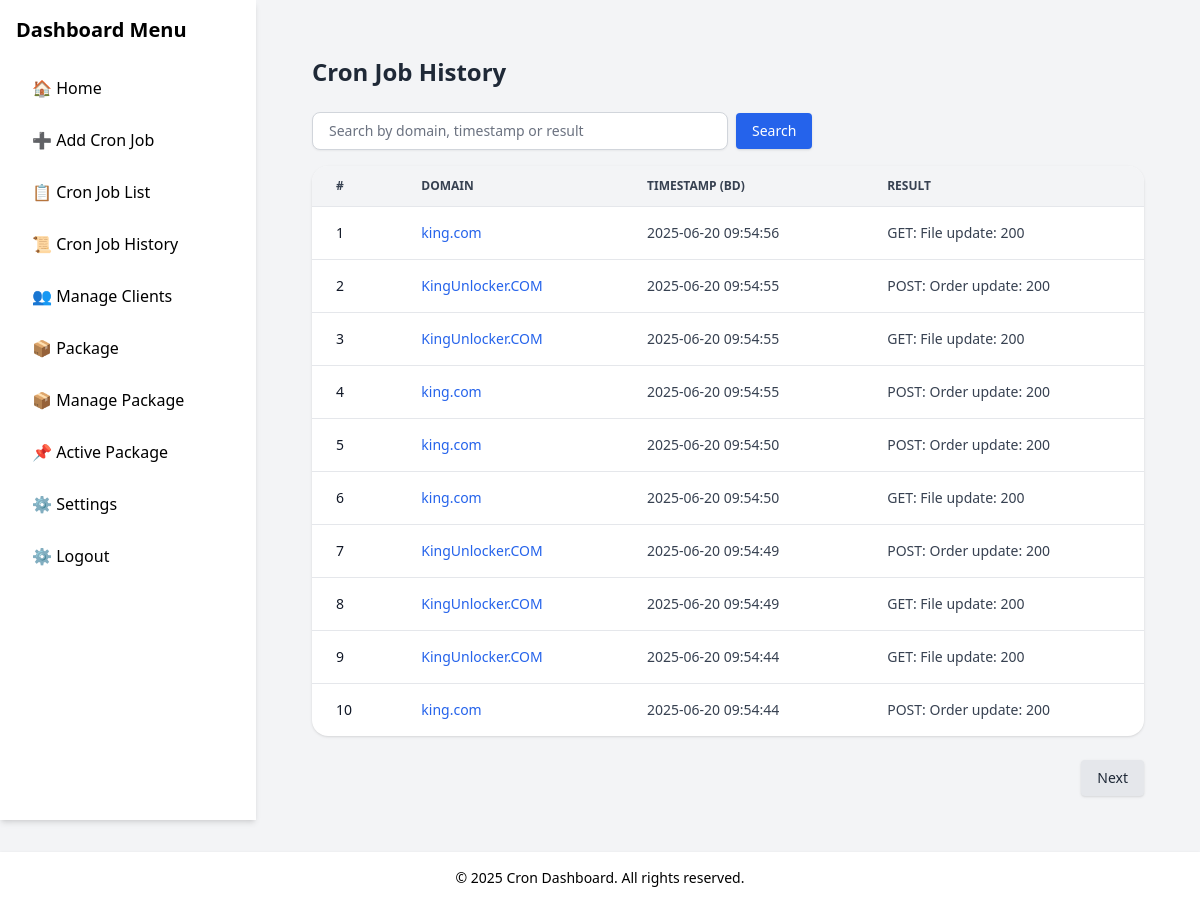
/history (signed in), run on the app's committed database.
### tables this page shows
CREATE TABLE cron_history (
                id INTEGER PRIMARY KEY AUTOINCREMENT,
                job_id INTEGER NOT NULL,
                timestamp TEXT NOT NULL,
                result TEXT NOT NULL, email TEXT,
                FOREIGN KEY (job_id) REFERENCES cron_jobs (id)
            );

### admin/app.py (the view)
@app.route('/history')
@login_required
def history():
    page = request.args.get('page', default=1, type=int)
    query = request.args.get('q', default="", type=str).strip().lower()
    per_page = 10
    offset = (page - 1) * per_page
    conn = get_db_connection()
    if query:
        like_query = f"%{query}%"
        results = conn.execute("""
            SELECT id, job_id, email, result, timestamp
            FROM cron_history
            WHERE CAST(job_id AS TEXT) LIKE ?
               OR LOWER(email) LIKE ?
               OR LOWER(result) LIKE ?
               OR LOWER(timestamp) LIKE ?
            ORDER BY timestamp DESC
            LIMIT ? OFFSET ?
        """, (like_query, like_query, like_query, like_query, per_page, offset)).fetchall()
        total = conn.execute("""
            SELECT COUNT(*)
            FROM cron_history
            WHERE CAST(job_id AS TEXT) LIKE ?
               OR LOWER(email) LIKE ?
               OR LOWER(result) LIKE ?
               OR LOWER(timestamp) LIKE ?
        """, (like_query, like_query, like_query, like_query)).fetchone()[0]
    else:
        results = conn.execute("""
            SELECT id, job_id, email, result, timestamp
            FROM cron_history
            ORDER BY timestamp DESC
            LIMIT ? OFFSET ?
        """, (per_page, offset)).fetchall()
        total = conn.execute("SELECT COUNT(*) FROM cron_history").fetchone()[0]
    conn.close()
    return render_template(
        'history.html',
        history=results,
        page=page,
        total=total,
        query=query,
        per_page=per_page
    )

### admin/app.py (called while the page is built)
def get_db_connection():
    conn = sqlite3.connect(DB_FILE)
    conn.row_factory = sqlite3.Row
    return conn

def login_required(f):
    @wraps(f)
    def decorated_function(*args, **kwargs):
        if "user_id" not in session:
            return redirect(url_for("login"))
        return f(*args, **kwargs)
    return decorated_function

### admin/templates/history.html (shortened to what this page needs)
{% extends "base.html" %}
{% block content %}
<div class="max-w-7xl mx-auto px-4 sm:px-6 lg:px-8 mt-8">
    <h2 class="text-2xl font-bold text-gray-800 mb-6">Cron Job History</h2>
    <form method="get" action="{{ url_for('history') }}" class="mb-4">
        <div class="flex flex-col sm:flex-row gap-2 sm:items-center">
            <input type="text" name="q" placeholder="Search by domain, timestamp or result"
                   value="{{ query or '' }}"
                   class="w-full sm:w-1/2 px-4 py-2 border border-gray-300 rounded-lg shadow-sm focus:outline-none focus:ring-2 focus:ring-blue-400 text-sm">
            <button type="submit"
                    class="px-4 py-2 bg-blue-600 text-white rounded shadow hover:bg-blue-700 text-sm">
                Search
            </button>
        </div>
    </form>
    <div class="overflow-x-auto bg-white shadow rounded-2xl">
        <table class="min-w-full divide-y divide-gray-200 text-sm text-left">
            <thead class="bg-gray-100 text-gray-700 uppercase text-xs font-semibold">
                <tr>
                    <th class="px-6 py-3">#</th>
                    <th class="px-6 py-3">Domain</th>
                    <th class="px-6 py-3">Timestamp (BD)</th>
                    <th class="px-6 py-3">Result</th>
                </tr>
            </thead>
            <tbody class="divide-y divide-gray-200">
                {% for item in history %}
                <tr class="hover:bg-gray-50">
                    <td class="px-6 py-4 text-gray-900">{{ loop.index + ((page - 1) * 10) }}</td>
                    <td class="px-6 py-4 text-blue-600 break-all font-medium">{{ item.job_id }}</td>
                    <td class="px-6 py-4 text-gray-700">{{ item.timestamp }}</td>
                    <td class="px-6 py-4 text-gray-700">{{ item.result }}</td>
                </tr>
                {% else %}
                <tr>
                    <td colspan="4" class="text-center py-6 text-gray-500">No history found.</td>
                </tr>
                {% endfor %}
            </tbody>
        </table>
    </div>
    <div class="flex justify-between items-center mt-6">
        {% if page * 10 < total %}
        <a href="{{ url_for('history', page=page+1, q=query) }}"
           class="px-4 py-2 bg-gray-200 hover:bg-gray-300 text-gray-800 rounded shadow text-sm">
            Next
        </a>
        {% endif %}
    </div>
</div>
{% endblock %}

### data on the page
cron_history: job_id "king.com", timestamp "2025-06-20 09:54:56", result "GET: File update: 200"
cron_history: job_id "KingUnlocker.COM", timestamp "2025-06-20 09:54:55", result "POST: Order update: 200"
cron_history: job_id "KingUnlocker.COM", timestamp "2025-06-20 09:54:55", result "GET: File update: 200"
cron_history: job_id "king.com", timestamp "2025-06-20 09:54:55", result "POST: Order update: 200"
cron_history: job_id "king.com", timestamp "2025-06-20 09:54:50", result "POST: Order update: 200"
cron_history: job_id "king.com", timestamp "2025-06-20 09:54:50", result "GET: File update: 200"
cron_history: job_id "KingUnlocker.COM", timestamp "2025-06-20 09:54:49", result "POST: Order update: 200"
cron_history: job_id "KingUnlocker.COM", timestamp "2025-06-20 09:54:49", result "GET: File update: 200"
cron_history: job_id "KingUnlocker.COM", timestamp "2025-06-20 09:54:44", result "GET: File update: 200"
cron_history: job_id "king.com", timestamp "2025-06-20 09:54:44", result "POST: Order update: 200"

### other printed values
{{ current_year or 2025 }} "2025"
